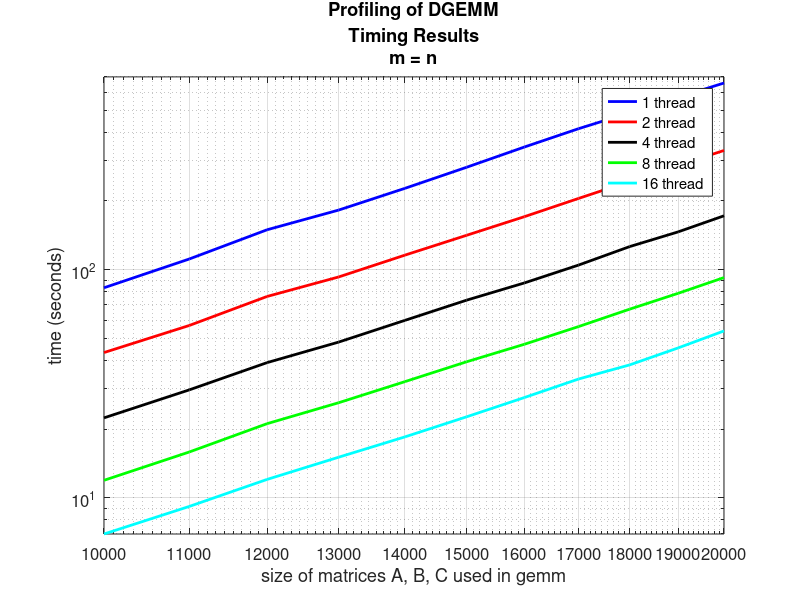
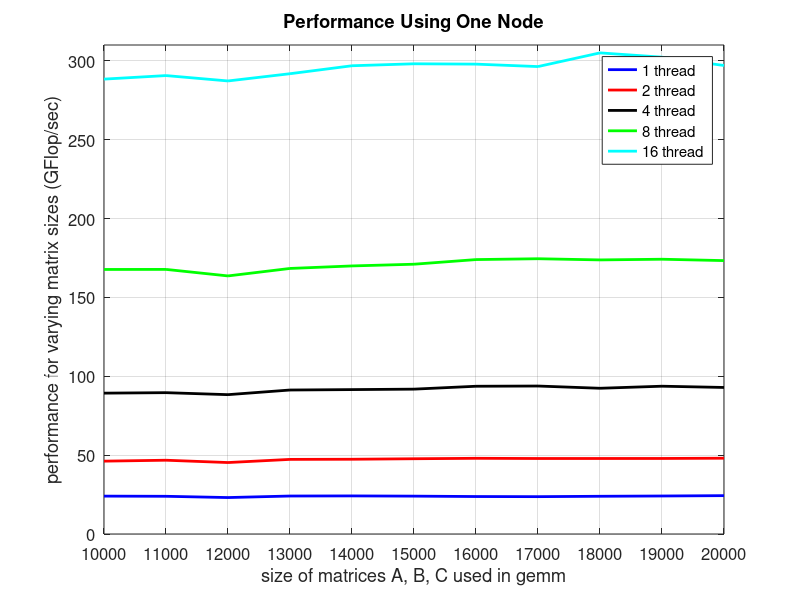

Reproduce these figures in MATLAB, in order.
%
   close all
   clear
%
%  This is a comparison of recursive DGEQRF and MKL DGEQRF
%
  threads = [ 1, 2, 4, 8, 16 ];
  m = [ 10000:1000:20000 ];
  n = m;
%
%  
%
   gemm1  = [ 83.2828, 111.3478, 149.5773, 182.4914, 227.2768, 281.1742, 344.8917, 415.0672, 487.6511, 569.3371, 658.0373 ];
   gemm2  = [ 43.3054,  56.9166,  76.2916,  92.8972, 115.8122, 141.4888, 170.7133, 205.2959, 243.6641, 286.4578, 333.0431 ];
   gemm4  = [ 22.3978,  29.7101,  39.1234,  48.1371,  59.9487,  73.5034,  87.4586, 104.7473, 126.2494, 146.4130, 172.2291 ];
   gemm8  = [ 11.9256,  15.8694,  21.1238,  26.1004,  32.2936,  39.4672,  47.0886,  56.3081,  67.1271,  78.7523,  92.3147 ];
   gemm16 = [  6.9355,   9.1598,  12.0331,  15.0583,  18.4878,  22.6442,  27.5019,  33.1593,  38.2417,  45.3797,  53.8689 ];
%
%
%
   gemm1_gflops  = [  24.0146,  23.9071,  23.1051,  24.0779,  24.1468,  24.0065,  23.7524,  23.6733,  23.9187,  24.0947,  24.3147 ];
   gemm2_gflops  = [  46.1836,  46.7702,  45.2999,  47.2996,  47.3871,  47.7070,  47.9869,  47.8626,  47.8692,  47.8884,  48.0418 ];
   gemm4_gflops  = [  89.2957,  89.5991,  88.3358,  91.2809,  91.5449,  91.8325,  93.6672,  93.8067,  92.3886,  93.6939,  92.8995 ];
   gemm8_gflops  = [ 167.7070, 167.7447, 163.6072, 168.3499, 169.9411, 171.0282, 173.9700, 174.5043, 173.7600, 174.1918, 173.3201 ];
   gemm16_gflops = [ 288.3719, 290.6180, 287.2083, 291.7986, 296.8448, 298.0895, 297.8709, 296.3268, 305.0077, 302.2939, 297.0173 ];
%
%
%
   figure
   ax = axes;
   loglog(m,gemm1,'LineWidth', 2, 'color', 'b'); hold on;
   loglog(m,gemm2,'LineWidth', 2, 'color', 'r'); hold on;
   loglog(m,gemm4,'LineWidth', 2, 'color', 'k'); hold on;
   loglog(m,gemm8,'LineWidth', 2, 'color', 'g'); hold on;
   loglog(m,gemm16,'LineWidth', 2, 'color', 'c'); hold on;
   grid on;
   axis([ 10000 20000 0 700 ]);
   legend('1 thread', '2 thread', '4 thread', '8 thread', '16 thread');
   title({'Profiling of DGEMM','Timing Results','m = n'});
   xlabel('size of matrices A, B, C used in gemm')
   ylabel('time (seconds)')
   set( ax, 'XTick', m );
   set( ax, 'XTickLabel', m );
   set(gca,'FontSize',12);
   grid on
%
%
%
   figure
   ax = axes;
   plot(m,gemm1_gflops,'LineWidth', 2, 'color', 'b'); hold on;
   plot(m,gemm2_gflops,'LineWidth', 2, 'color', 'r'); hold on;
   plot(m,gemm4_gflops,'LineWidth', 2, 'color', 'k'); hold on;
   plot(m,gemm8_gflops,'LineWidth', 2, 'color', 'g'); hold on;
   plot(m,gemm16_gflops,'LineWidth', 2, 'color', 'c'); hold on;
   grid on;
   axis([ 10000 20000 0 310 ]);
   legend('1 thread', '2 thread', '4 thread', '8 thread', '16 thread');
   title({'Performance Using One Node'});
   xlabel('size of matrices A, B, C used in gemm')
   ylabel('performance for varying matrix sizes (GFlop/sec)')
   set( ax, 'XTick', m );
   set( ax, 'XTickLabel', m );
   set(gca,'FontSize',12);
   grid on

   return
